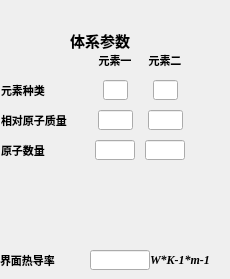
     <widget class="QWidget" name="page_6">
      <widget class="QWidget" name="widget_7" native="true">
       <property name="geometry">
        <rect>
         <x>0</x>
         <y>20</y>
         <width>201</width>
         <height>201</height>
        </rect>
       </property>
       <property name="styleSheet">
        <string notr="true">border-top-color: rgb(130, 130, 130);
border-bottom-color: rgb(130, 130, 130);
border-left-color: rgb(130, 130, 130);</string>
       </property>
       <widget class="QLabel" name="label_50">
        <property name="geometry">
         <rect>
          <x>60</x>
          <y>10</y>
          <width>80</width>
          <height>20</height>
         </rect>
        </property>
        <property name="font">
         <font>
          <family>微软雅黑</family>
          <pointsize>11</pointsize>
          <weight>75</weight>
          <bold>true</bold>
         </font>
        </property>
        <property name="styleSheet">
         <string notr="true">border-color: rgb(255, 255, 255);
color: rgb(0, 0, 0);</string>
        </property>
        <property name="text">
         <string>体系参数</string>
        </property>
        <property name="alignment">
         <set>Qt::AlignCenter</set>
        </property>
       </widget>
       <widget class="QLabel" name="label_51">
        <property name="geometry">
         <rect>
          <x>1</x>
          <y>60</y>
          <width>55</width>
          <height>20</height>
         </rect>
        </property>
        <property name="font">
         <font>
          <family>微软雅黑</family>
          <pointsize>8</pointsize>
          <weight>75</weight>
          <bold>true</bold>
         </font>
        </property>
        <property name="styleSheet">
         <string notr="true">border-color: rgb(255, 255, 255);
color: rgb(0, 0, 0);</string>
        </property>
        <property name="text">
         <string>元素种类</string>
        </property>
       </widget>
       <widget class="QLabel" name="label_52">
        <property name="geometry">
         <rect>
          <x>140</x>
          <y>30</y>
          <width>50</width>
          <height>20</height>
         </rect>
        </property>
        <property name="font">
         <font>
          <family>微软雅黑</family>
          <pointsize>8</pointsize>
          <weight>75</weight>
          <bold>true</bold>
         </font>
        </property>
        <property name="styleSheet">
         <string notr="true">border-color: rgb(255, 255, 255);
color: rgb(0, 0, 0);</string>
        </property>
        <property name="text">
         <string>元素二</string>
        </property>
        <property name="alignment">
         <set>Qt::AlignCenter</set>
        </property>
       </widget>
       <widget class="QLabel" name="label_53">
        <property name="geometry">
         <rect>
          <x>1</x>
          <y>90</y>
          <width>70</width>
          <height>20</height>
         </rect>
        </property>
        <property name="font">
         <font>
          <family>微软雅黑</family>
          <pointsize>8</pointsize>
          <weight>75</weight>
          <bold>true</bold>
         </font>
        </property>
        <property name="styleSheet">
         <string notr="true">border-color: rgb(255, 255, 255);
color: rgb(0, 0, 0);</string>
        </property>
        <property name="text">
         <string>相对原子质量</string>
        </property>
       </widget>
       <widget class="QLabel" name="label_54">
        <property name="geometry">
         <rect>
          <x>1</x>
          <y>120</y>
          <width>70</width>
          <height>20</height>
         </rect>
        </property>
        <property name="font">
         <font>
          <family>微软雅黑</family>
          <pointsize>8</pointsize>
          <weight>75</weight>
          <bold>true</bold>
         </font>
        </property>
        <property name="styleSheet">
         <string notr="true">border-color: rgb(255, 255, 255);
color: rgb(0, 0, 0);</string>
        </property>
        <property name="text">
         <string>原子数量</string>
        </property>
       </widget>
       <widget class="QLabel" name="label_60">
        <property name="geometry">
         <rect>
          <x>90</x>
          <y>30</y>
          <width>50</width>
          <height>20</height>
         </rect>
        </property>
        <property name="font">
         <font>
          <family>微软雅黑</family>
          <pointsize>8</pointsize>
          <weight>75</weight>
          <bold>true</bold>
         </font>
        </property>
        <property name="styleSheet">
         <string notr="true">border-color: rgb(255, 255, 255);
color: rgb(0, 0, 0);</string>
        </property>
        <property name="text">
         <string>元素一</string>
        </property>
        <property name="alignment">
         <set>Qt::AlignCenter</set>
        </property>
       </widget>
       <widget class="QLineEdit" name="exp2_ele1_lineEdit">
        <property name="geometry">
         <rect>
          <x>103</x>
          <y>60</y>
          <width>25</width>
          <height>20</height>
         </rect>
        </property>
        <property name="styleSheet">
         <string notr="true">border-color: rgb(255, 255, 255);
color: rgb(0, 0, 0);
border-bottom-color: rgb(0, 0, 0);</string>
        </property>
        <property name="alignment">
         <set>Qt::AlignCenter</set>
        </property>
       </widget>
       <widget class="QLineEdit" name="exp2_ele2_lineEdit">
        <property name="geometry">
         <rect>
          <x>153</x>
          <y>60</y>
          <width>25</width>
          <height>20</height>
         </rect>
        </property>
        <property name="styleSheet">
         <string notr="true">border-color: rgb(255, 255, 255);
color: rgb(0, 0, 0);
border-bottom-color: rgb(0, 0, 0);</string>
        </property>
        <property name="alignment">
         <set>Qt::AlignCenter</set>
        </property>
       </widget>
       <widget class="QLineEdit" name="exp2_ele1_mass_lineEdit">
        <property name="geometry">
         <rect>
          <x>98</x>
          <y>90</y>
          <width>35</width>
          <height>20</height>
         </rect>
        </property>
        <property name="styleSheet">
         <string notr="true">border-color: rgb(255, 255, 255);
color: rgb(0, 0, 0);
border-bottom-color: rgb(0, 0, 0);</string>
        </property>
        <property name="alignment">
         <set>Qt::AlignCenter</set>
        </property>
       </widget>
       <widget class="QLineEdit" name="exp2_ele2_mass_lineEdit">
        <property name="geometry">
         <rect>
          <x>148</x>
          <y>90</y>
          <width>35</width>
          <height>20</height>
         </rect>
        </property>
        <property name="styleSheet">
         <string notr="true">border-color: rgb(255, 255, 255);
color: rgb(0, 0, 0);
border-bottom-color: rgb(0, 0, 0);</string>
        </property>
        <property name="alignment">
         <set>Qt::AlignCenter</set>
        </property>
       </widget>
       <widget class="QLineEdit" name="exp2_ele1_num_lineEdit">
        <property name="geometry">
         <rect>
          <x>95</x>
          <y>120</y>
          <width>40</width>
          <height>20</height>
         </rect>
        </property>
        <property name="styleSheet">
         <string notr="true">border-color: rgb(255, 255, 255);
color: rgb(0, 0, 0);
border-bottom-color: rgb(0, 0, 0);</string>
        </property>
        <property name="alignment">
         <set>Qt::AlignCenter</set>
        </property>
       </widget>
       <widget class="QLineEdit" name="exp2_ele2_num_lineEdit">
        <property name="geometry">
         <rect>
          <x>145</x>
          <y>120</y>
          <width>40</width>
          <height>20</height>
         </rect>
        </property>
        <property name="styleSheet">
         <string notr="true">border-color: rgb(255, 255, 255);
color: rgb(0, 0, 0);
border-bottom-color: rgb(0, 0, 0);</string>
        </property>
        <property name="alignment">
         <set>Qt::AlignCenter</set>
        </property>
       </widget>
      </widget>
      <widget class="QLabel" name="label_62">
       <property name="geometry">
        <rect>
         <x>0</x>
         <y>250</y>
         <width>70</width>
         <height>20</height>
        </rect>
       </property>
       <property name="font">
        <font>
         <family>微软雅黑</family>
         <pointsize>8</pointsize>
         <weight>75</weight>
         <bold>true</bold>
        </font>
       </property>
       <property name="styleSheet">
        <string notr="true">border-color: rgb(255, 255, 255);</string>
       </property>
       <property name="text">
        <string>界面热导率</string>
       </property>
      </widget>
      <widget class="QLineEdit" name="exp2_reslineEdit">
       <property name="geometry">
        <rect>
         <x>90</x>
         <y>250</y>
         <width>60</width>
         <height>20</height>
        </rect>
       </property>
       <property name="styleSheet">
        <string notr="true">border-color: rgb(255, 255, 255);
border-bottom-color: rgb(0, 0, 0);</string>
       </property>
       <property name="text">
        <string/>
       </property>
       <property name="alignment">
        <set>Qt::AlignCenter</set>
       </property>
      </widget>
      <widget class="QLabel" name="label_46">
       <property name="geometry">
        <rect>
         <x>150</x>
         <y>250</y>
         <width>71</width>
         <height>20</height>
        </rect>
       </property>
       <property name="font">
        <font>
         <family>Times New Roman</family>
         <pointsize>9</pointsize>
         <weight>75</weight>
         <italic>true</italic>
         <bold>true</bold>
        </font>
       </property>
       <property name="text">
        <string>W*K-1*m-1</string>
       </property>
      </widget>
     </widget>
